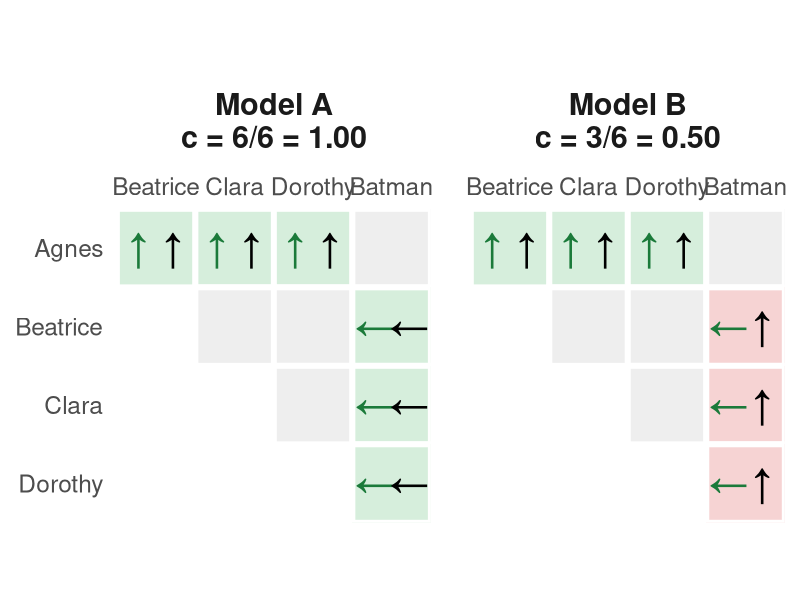
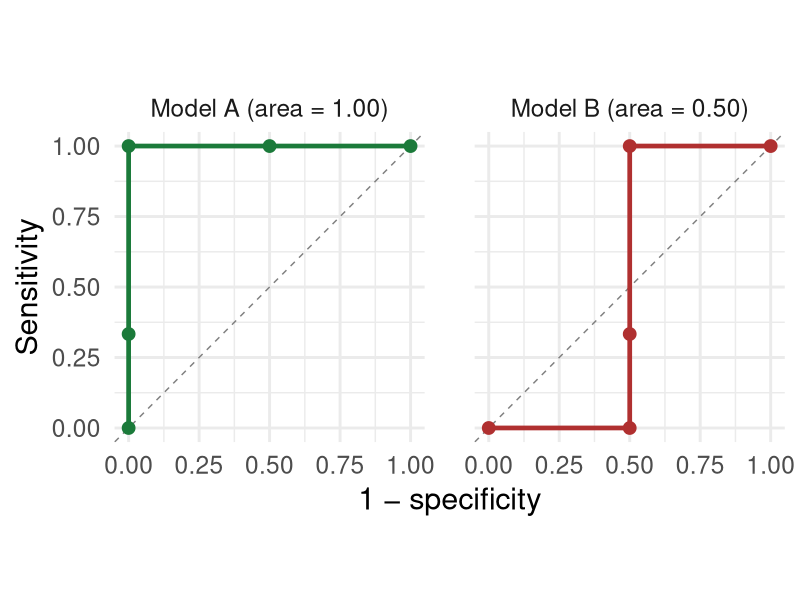
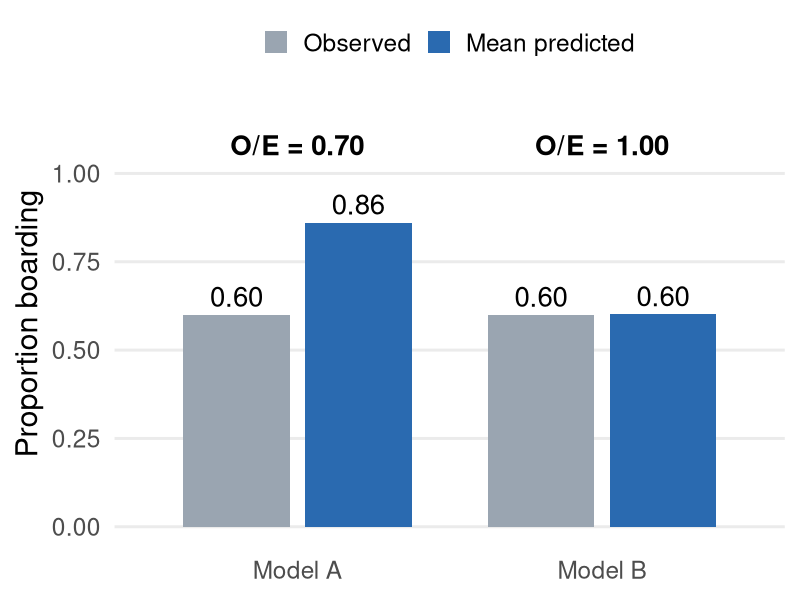
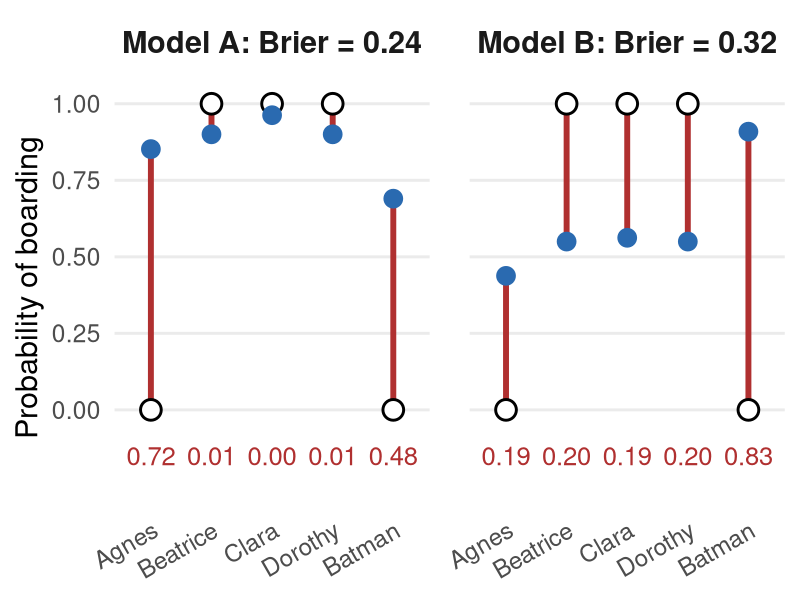
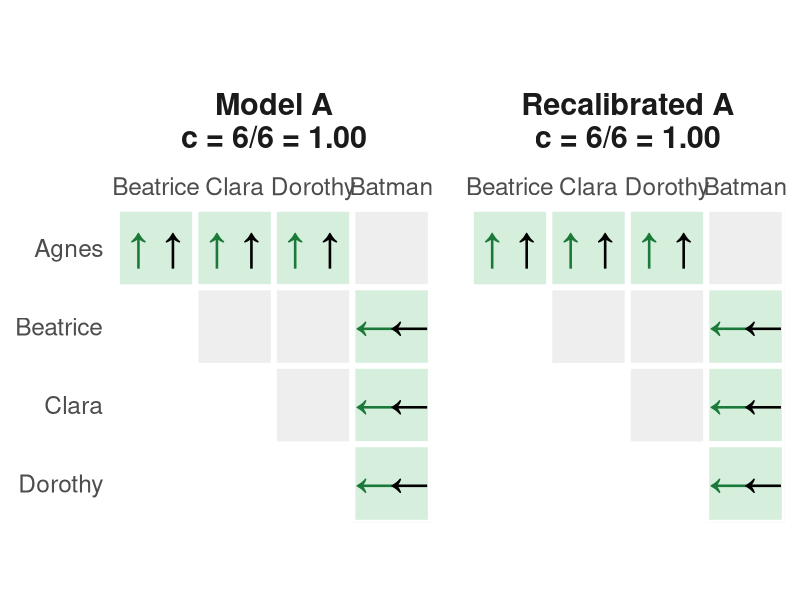
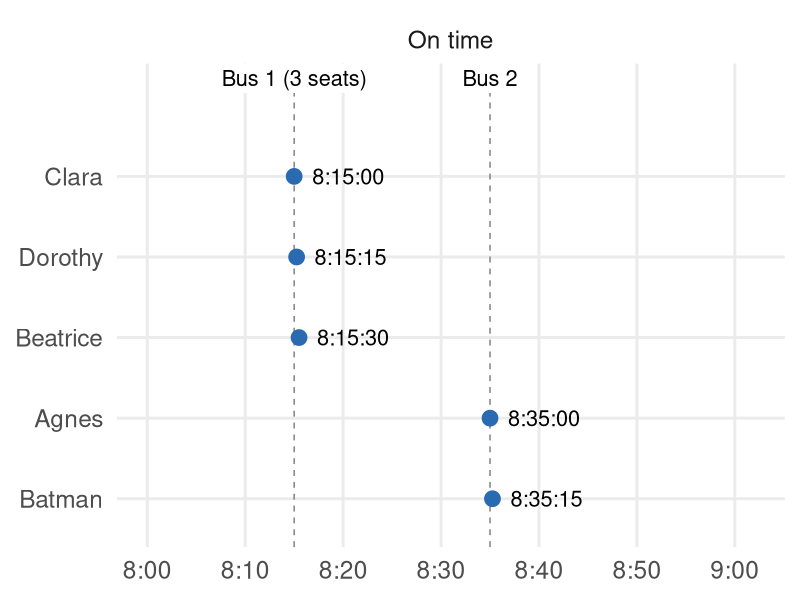
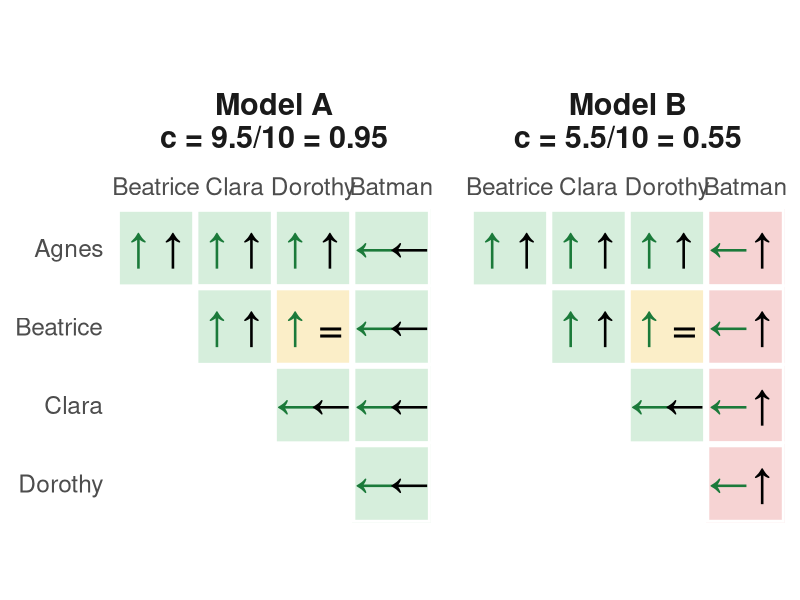
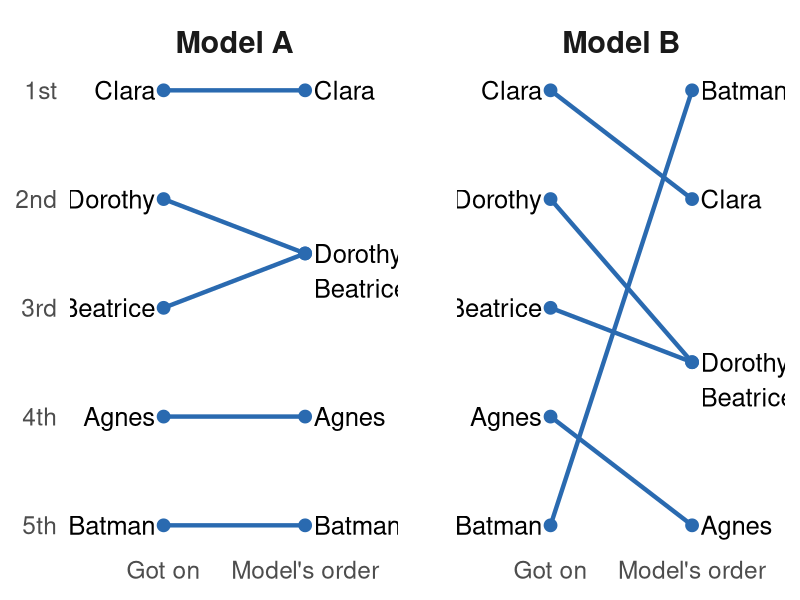

Here is the R script that generated these plots, in order:
## ---- chunk 1
#| label: setup
library(knitr)
library(ggplot2)

# Every pairing of a rider who boarded with a rider who did not
c_pairs <- function(p, y) {
  pairs <- expand.grid(event = which(y == 1), non_event = which(y == 0))
  pairs$concordant <- ifelse(p[pairs$event] > p[pairs$non_event], 1,
    ifelse(p[pairs$event] == p[pairs$non_event], 0.5, 0)
  )
  pairs
}
c_stat <- function(p, y) mean(c_pairs(p, y)$concordant)
brier <- function(p, y) mean((p - y)^2)
f2 <- function(x) {
  x <- round(x, 2)
  x[x == 0] <- 0 # no "−0.00"
  sub("^-", "−", formatC(x, format = "f", digits = 2))
}

# ROC points: every threshold turns the model into a yes/no prediction
roc_points <- function(p, y) {
  th <- sort(unique(p), decreasing = TRUE)
  r <- data.frame(
    threshold = c(Inf, th),
    tp = c(0, sapply(th, function(t) sum(p >= t & y == 1))),
    fp = c(0, sapply(th, function(t) sum(p >= t & y == 0)))
  )
  r$tpr <- r$tp / sum(y == 1)
  r$fpr <- r$fp / sum(y == 0)
  r
}

# Time to boarding: riders reach the stop at 8:00 (minutes are in the riders table).
# Bus 1 comes at 8:15 with room for three; bus 2 at 8:35. On a late day both are 15 minutes late.
bus_times <- c(15, 35)
delay <- 15
horizon <- 20
clock <- function(m) sprintf("8:%02d:%02d", floor(m), round((m %% 1) * 60))

# Time version of the c statistic (Harrell's c): every pair of riders who boarded at
# different times; concordant when the rider who boarded first had the higher prediction
time_pairs <- function(p, time) {
  ij <- t(combn(length(time), 2))
  first <- ifelse(time[ij[, 1]] < time[ij[, 2]], ij[, 1], ij[, 2])
  later <- ifelse(first == ij[, 1], ij[, 2], ij[, 1])
  data.frame(first, later, concordant = (p[first] > p[later]) + 0.5 * (p[first] == p[later]))
}

# Pair grid: one cell per pair of riders (upper triangle, picture order).
# The arrow points at the rider who got on (first): up = column rider, left = row rider.
# Green arrow = what happened; black arrow = the model's pick.
pair_grid <- function(models, outcome = c("binary", "time")) {
  outcome <- match.arg(outcome)
  n <- nrow(riders)
  ij <- t(combn(n, 2))
  i <- ij[, 1]
  j <- ij[, 2]
  if (outcome == "binary") {
    compared <- riders$boarded[i] != riders$boarded[j]
    truth <- ifelse(riders$boarded[i] == 1, i, j)
  } else {
    compared <- riders$minutes[i] != riders$minutes[j]
    truth <- ifelse(riders$minutes[i] < riders$minutes[j], i, j)
  }
  cells <- do.call(rbind, lapply(names(models), function(m) {
    p <- models[[m]]
    pick <- ifelse(p[i] > p[j], i, ifelse(p[i] < p[j], j, NA))
    score <- ifelse(is.na(pick), 0.5, as.numeric(pick == truth))
    status <- ifelse(!compared, "not compared",
      ifelse(is.na(pick), "tie", ifelse(pick == truth, "agree", "disagree")))
    used <- score[compared]
    data.frame(
      model = paste0(m, "\nc = ", sum(used), "/", length(used), " = ", f2(mean(used))),
      x = j - 1, y = n - i, status,
      truth_arrow = ifelse(compared, ifelse(truth == i, "\u2190", "\u2191"), ""),
      pick_arrow = ifelse(compared, ifelse(is.na(pick), "=", ifelse(pick == i, "\u2190", "\u2191")), "")
    )
  }))
  cells$model <- factor(cells$model, levels = unique(cells$model))
  ggplot(cells, aes(x, y)) +
    geom_tile(aes(fill = status), colour = "white", linewidth = 2) +
    geom_text(aes(x = x - 0.22, label = truth_arrow), colour = "#1b7a3a", size = 11, fontface = "bold") +
    geom_text(aes(x = x + 0.22, label = pick_arrow), colour = "black", size = 11) +
    facet_wrap(~model) +
    scale_fill_manual(
      values = c(agree = "#d6eedc", disagree = "#f6d3d3", tie = "#fbeec8", "not compared" = "#eeeeee"),
      guide = "none"
    ) +
    scale_x_continuous(breaks = 1:(n - 1), labels = riders$rider[-1], position = "top", expand = c(0, 0)) +
    scale_y_continuous(breaks = (n - 1):1, labels = riders$rider[-n], expand = c(0, 0)) +
    coord_fixed() +
    labs(x = NULL, y = NULL) +
    theme_minimal(base_size = 22) +
    theme(panel.grid = element_blank(), strip.text = element_text(size = 22, face = "bold"),
      panel.spacing.x = unit(2, "lines"), strip.placement = "outside")
}

## ---- chunk 2
#| output: asis
# Picture: Agnes, Beatrice, Clara, Dorothy and Batman waiting for the bus.
# Drop the finished file at calibration/images/bus-stop.png (or .jpg) to show it.
img <- Sys.glob(c("images/bus-stop.png", "images/bus-stop.jpg"))
if (length(img) > 0) {
  cat("![Agnes, Beatrice, Clara, Dorothy and Batman waiting at a bus stop](", img[1], "){fig-alt=\"Four women and Batman on a bench in a bus shelter\" width=\"85%\"}\n", sep = "")
  cat("\n[Illustration generated with Gemini, prompted by Doug Manuel. Batman is the property of DC Comics.]{.credit}\n")
} else {
  cat(
    '::: {.image-placeholder}\n',
    '**Image placeholder**\n\n',
    'Four older women and Batman on a bench at a bus stop.\n\n',
    'Left to right: Agnes, Beatrice, Clara, Dorothy, Batman\n',
    ':::\n', sep = ""
  )
}
## ---- chunk 3
#| echo: true
riders <- data.frame(
  rider     = c("Agnes", "Beatrice", "Clara", "Dorothy", "Batman"),
  age       = c(35, 80, 85, 80, 40),
  cane      = c(0, 0, 1, 0, 0),
  superhero = c(0, 0, 0, 0, 1),
  boarded   = c(0, 1, 1, 1, 0), # got on the first bus
  minutes   = c(35, 15.5, 15, 15.25, 35.25) # after 8:00
)
## ---- chunk 4
coef_a <- c(2.0, 0.1, 1.0, -1.0)
coef_b <- c(0.0, 0.1, 0.0, 2.5)
lp <- function(b) b[1] + b[2] * (riders$age - 60) / 10 + b[3] * riders$cane + b[4] * riders$superhero
riders$model_a <- plogis(lp(coef_a))
riders$model_b <- plogis(lp(coef_b))
fmt_coef <- function(b) sub("^-", "−", formatC(b, format = "f", digits = 1))
## ---- chunk 5
kable(
  data.frame(
    c("$\\beta_0$ intercept", "$\\beta_1$ age", "$\\beta_2$ cane", "$\\beta_3$ superhero"),
    fmt_coef(coef_a), fmt_coef(coef_b)
  ),
  col.names = c("", "Model A", "Model B"), align = "lcc", escape = FALSE
)
## ---- chunk 6
kable(
  data.frame(riders$rider, riders$boarded, f2(riders$model_a), f2(riders$model_b)),
  col.names = c("`rider`", "`boarded`", "`model_a`", "`model_b`"), align = "lccc"
)
## ---- chunk 7
#| label: derived
y <- riders$boarded
obs <- mean(y)
pa <- c_pairs(riders$model_a, y)
pb <- c_pairs(riders$model_b, y)

# Calibration-in-the-large: logistic regression with the model's log-odds as an offset
fit_a <- glm(boarded ~ 1, offset = qlogis(model_a), family = binomial, data = riders)
shift_a <- coef(fit_a)[[1]]
riders$model_a_recal <- plogis(qlogis(riders$model_a) + shift_a)
## ---- chunk 8
#| fig-width: 13
#| fig-height: 6
#| out-width: "100%"
pair_grid(list("Model A" = riders$model_a, "Model B" = riders$model_b), "binary")
## ---- chunk 9
#| echo: true
#| code-line-numbers: "1|2-5|6-7|8"
p <- riders$model_b # try model_a too
pairs <- expand.grid(
  boarded = which(riders$boarded == 1),
  waited = which(riders$boarded == 0)
)
better <- p[pairs$boarded] > p[pairs$waited]
tied <- p[pairs$boarded] == p[pairs$waited]
mean(better + 0.5 * tied)
## ---- chunk 10
rb <- roc_points(riders$model_b, y)
kable(
  data.frame(
    c("none", paste("≥", f2(rb$threshold[-1]))),
    rb$tp, rb$fp, f2(rb$tpr), f2(rb$fpr)
  ),
  col.names = c("Predict boards if p", "TP", "FP", "Sensitivity", "1 − specificity"),
  align = "lcccc"
)
## ---- chunk 11
#| fig-width: 11
#| fig-height: 5.5
#| out-width: "100%"
ra <- roc_points(riders$model_a, y)
auc <- function(r) sum(diff(r$fpr) * (head(r$tpr, -1) + tail(r$tpr, -1)) / 2)
roc_dat <- rbind(
  transform(ra, model = "Model A", panel = paste0("Model A (area = ", f2(auc(ra)), ")")),
  transform(rb, model = "Model B", panel = paste0("Model B (area = ", f2(auc(rb)), ")"))
)
ggplot(roc_dat, aes(fpr, tpr, colour = model)) +
  geom_abline(linetype = "dashed", colour = "grey50") +
  geom_path(linewidth = 1.6) +
  geom_point(size = 4) +
  facet_wrap(~panel) +
  scale_colour_manual(values = c("Model A" = "#1b7a3a", "Model B" = "#b03030"), guide = "none") +
  coord_equal(xlim = c(0, 1), ylim = c(0, 1)) +
  labs(x = "1 − specificity", y = "Sensitivity") +
  theme_minimal(base_size = 22) +
  theme(panel.spacing.x = unit(2.5, "lines"))
## ---- chunk 12
terms_b <- diff(rb$fpr) * (head(rb$tpr, -1) + tail(rb$tpr, -1)) / 2
## ---- chunk 13
#| echo: true
# rb: the ROC table from two slides back
rb <- roc_points(riders$model_b, riders$boarded)
dx <- diff(rb$fpr)
height <- (head(rb$tpr, -1) + tail(rb$tpr, -1)) / 2
sum(dx * height)
## ---- chunk 14
# Hand calculations use the two-decimal values shown on the slides
r2 <- function(x) round(x, 2)
e_a <- r2(sum(r2(riders$model_a))) / nrow(riders)
e_b <- r2(sum(r2(riders$model_b))) / nrow(riders)
## ---- chunk 15
#| fig-width: 11
#| fig-height: 4.2
#| out-width: "80%"
oe_dat <- data.frame(
  model = rep(c("Model A", "Model B"), each = 2),
  what = factor(rep(c("Observed", "Mean predicted"), 2), levels = c("Observed", "Mean predicted")),
  value = c(obs, mean(riders$model_a), obs, mean(riders$model_b))
)
oe_lab <- data.frame(
  model = c("Model A", "Model B"),
  label = paste0("O/E = ", f2(obs / c(mean(riders$model_a), mean(riders$model_b))))
)
ggplot(oe_dat, aes(model, value, fill = what)) +
  geom_col(position = position_dodge(width = 0.8), width = 0.7) +
  geom_text(aes(label = f2(value)), position = position_dodge(width = 0.8), vjust = -0.4, size = 7) +
  geom_text(data = oe_lab, aes(model, 1.08, label = label), inherit.aes = FALSE, size = 7, fontface = "bold") +
  scale_fill_manual(values = c("Observed" = "#9aa5b1", "Mean predicted" = "#2a6ab0"), name = NULL) +
  scale_y_continuous(limits = c(0, 1.15), breaks = seq(0, 1, 0.25)) +
  labs(x = NULL, y = "Proportion boarding") +
  theme_minimal(base_size = 22) +
  theme(legend.position = "top", panel.grid.major.x = element_blank(), panel.grid.minor = element_blank())
## ---- chunk 16
# Hand calculation with the two-decimal predictions shown on the slides
sq2 <- function(p) round((round(p, 2) - y)^2, 2)
sq_a <- sq2(riders$model_a)
sq_b <- sq2(riders$model_b)
cell <- function(p, sq) paste0("(", f2(round(p, 2)), " − ", y, ")² = ", f2(sq))
brier_row <- function(sq) paste0("**Brier = ", f2(sum(sq)), " / ", nrow(riders), " = ", f2(sum(sq) / nrow(riders)), "**")
kable(
  data.frame(
    c(riders$rider, ""), c(y, ""),
    c(cell(riders$model_a, sq_a), brier_row(sq_a)),
    c(cell(riders$model_b, sq_b), brier_row(sq_b))
  ),
  col.names = c("`rider`", "`boarded`", "Model A", "Model B"),
  align = "lccc"
)
## ---- chunk 17
#| fig-width: 13
#| fig-height: 6
#| out-width: "100%"
brier_dat <- do.call(rbind, lapply(c("Model A", "Model B"), function(m) {
  p <- if (m == "Model A") riders$model_a else riders$model_b
  data.frame(
    model = paste0(m, ": Brier = ", f2(mean((p - y)^2))),
    rider = factor(riders$rider, levels = riders$rider), p, y,
    label = f2(round((round(p, 2) - y)^2, 2))
  )
}))
ggplot(brier_dat, aes(rider)) +
  geom_segment(aes(xend = rider, y = p, yend = y), colour = "#b03030", linewidth = 2) +
  geom_point(aes(y = y), shape = 21, size = 6, stroke = 1.5, fill = "white") +
  geom_point(aes(y = p), size = 6, colour = "#2a6ab0") +
  geom_text(aes(y = -0.15, label = label), size = 6.5, colour = "#b03030") +
  facet_wrap(~model) +
  scale_y_continuous(limits = c(-0.25, 1.05), breaks = seq(0, 1, 0.25)) +
  labs(x = NULL, y = "Probability of boarding") +
  theme_minimal(base_size = 22) +
  theme(panel.grid.minor = element_blank(), panel.grid.major.x = element_blank(),
    axis.text.x = element_text(angle = 30, hjust = 1),
    strip.text = element_text(size = 22, face = "bold"), panel.spacing.x = unit(2, "lines"))
## ---- chunk 18
thr <- 0.5
cls <- function(p) {
  pred <- round(p, 2) >= thr
  tp <- sum(pred & y == 1); fp <- sum(pred & y == 0)
  fn <- sum(!pred & y == 1); tn <- sum(!pred & y == 0)
  prec <- tp / (tp + fp); rec <- tp / (tp + fn)
  c(tp = tp, fp = fp, fn = fn, tn = tn, precision = prec, recall = rec,
    f1 = 2 * prec * rec / (prec + rec), accuracy = (tp + tn) / length(y))
}
ca <- cls(riders$model_a)
cb <- cls(riders$model_b)
kable(
  data.frame(
    c("Precision (PPV) = TP / (TP + FP)", "Recall (sensitivity) = TP / (TP + FN)", "**F1**", "Accuracy = (TP + TN) / N", "c statistic", "O/E"),
    c(paste0(ca[["tp"]], " / ", ca[["tp"]] + ca[["fp"]], " = ", f2(ca[["precision"]])),
      paste0(ca[["tp"]], " / ", ca[["tp"]] + ca[["fn"]], " = ", f2(ca[["recall"]])),
      paste0("**", f2(ca[["f1"]]), "**"), f2(ca[["accuracy"]]),
      f2(c_stat(riders$model_a, y)), f2(obs / mean(riders$model_a))),
    c(paste0(cb[["tp"]], " / ", cb[["tp"]] + cb[["fp"]], " = ", f2(cb[["precision"]])),
      paste0(cb[["tp"]], " / ", cb[["tp"]] + cb[["fn"]], " = ", f2(cb[["recall"]])),
      paste0("**", f2(cb[["f1"]]), "**"), f2(cb[["accuracy"]]),
      f2(c_stat(riders$model_b, y)), f2(obs / mean(riders$model_b)))
  ),
  col.names = c("", "Model A", "Model B"), align = "lcc"
)
## ---- chunk 19
kable(
  data.frame(
    c("Mean predicted", "c statistic", "Brier score"),
    c(f2(mean(riders$model_a)), f2(c_stat(riders$model_a, y)), f2(brier(riders$model_a, y))),
    c(
      f2(mean(riders$model_a_recal)), f2(c_stat(riders$model_a_recal, y)),
      f2(brier(riders$model_a_recal, y))
    )
  ),
  col.names = c("", "Model A", "Model A recalibrated"), align = "lcc"
)
## ---- chunk 20
#| fig-width: 13
#| fig-height: 6
#| out-width: "100%"
pair_grid(list("Model A" = riders$model_a, "Recalibrated A" = riders$model_a_recal), "binary")
## ---- chunk 21
#| label: time-setup
boarding_order <- riders$rider[order(riders$minutes)]
days <- rbind(
  data.frame(day = "On time", rider = riders$rider, minutes = riders$minutes),
  data.frame(day = "15 minutes late", rider = riders$rider, minutes = riders$minutes + delay)
)
days$day <- factor(days$day, levels = c("On time", "15 minutes late"))
days$rider <- factor(days$rider, levels = rev(boarding_order))
buses <- data.frame(
  day = factor(rep(levels(days$day), each = 2), levels = levels(days$day)),
  minutes = c(bus_times, bus_times + delay),
  label = rep(c("Bus 1 (3 seats)", "Bus 2"), 2)
)
timeline <- function(which_days) {
  d <- days[days$day %in% which_days, ]
  b <- buses[buses$day %in% which_days, ]
  ggplot(d, aes(minutes, rider)) +
    geom_vline(data = b, aes(xintercept = minutes), linetype = "dashed", colour = "grey50") +
    geom_label(data = b, aes(x = minutes, y = Inf, label = label),
      vjust = 1, size = 5.5, label.size = 0, fill = "white", inherit.aes = FALSE) +
    geom_point(size = 5, colour = "#2a6ab0") +
    geom_text(aes(label = clock(minutes)), hjust = -0.25, size = 5.5) +
    facet_wrap(~day, ncol = 1) +
    scale_x_continuous(limits = c(0, 62), breaks = seq(0, 60, 10),
      labels = function(m) sprintf("%d:%02d", 8 + m %/% 60, m %% 60)) +
    scale_y_discrete(expand = expansion(add = c(0.6, 1.4))) +
    labs(x = NULL, y = NULL) +
    theme_minimal(base_size = 22) +
    theme(panel.grid.minor = element_blank())
}
ta <- time_pairs(riders$model_a, riders$minutes)

# Cox version of Model A: same slopes, no intercept; the baseline S0(t) takes its place.
# S0(8:20) is set so the average prediction matches the on-time day (shown to two decimals,
# and the two-decimal value is used so the hand calculation matches).
riders$lp_time <- coef_a[2] * (riders$age - 60) / 10 + coef_a[3] * riders$cane + coef_a[4] * riders$superhero
on_board_obs <- mean(riders$minutes <= horizon)
s0 <- round(uniroot(function(s) mean(1 - s^exp(riders$lp_time)) - on_board_obs, c(0.01, 0.99))$root, 2)
riders$cox_a <- 1 - s0^exp(riders$lp_time)
tb <- time_pairs(riders$model_b, riders$minutes)
c_time <- function(tp) mean(tp$concordant)
## ---- chunk 22
#| fig-width: 11
#| fig-height: 5
#| out-width: "100%"
timeline("On time")
## ---- chunk 23
kable(
  data.frame(
    riders$rider,
    sub("^-", "−", formatC(riders$lp_time, format = "f", digits = 2)),
    f2(exp(riders$lp_time)),
    f2(riders$cox_a)
  ),
  col.names = c("`rider`", "lp", "exp(lp)", "On a bus by 8:20"), align = "lccc"
)
## ---- chunk 24
#| fig-width: 13
#| fig-height: 6
#| out-width: "100%"
pair_grid(list("Model A" = riders$model_a, "Model B" = riders$model_b), "time")
## ---- chunk 25
#| echo: true
#| code-line-numbers: "1|2-3|4-7|8"
library(survival)
riders$event <- 1 # everyone boards eventually
fit <- concordance(
  Surv(minutes, event) ~ model_b,
  data = riders,
  reverse = TRUE # higher p = earlier boarding
)
fit$concordance
## ---- chunk 26
#| fig-width: 13
#| fig-height: 5.6
#| out-width: "100%"
rank_dat <- do.call(rbind, lapply(c("Model A", "Model B"), function(m) {
  p <- if (m == "Model A") riders$model_a else riders$model_b
  data.frame(
    model = m, rider = riders$rider,
    observed = rank(riders$minutes),
    predicted = rank(-round(p, 2), ties.method = "average")
  )
}))
ord <- c("1st", "2nd", "3rd", "4th", "5th")
ggplot(rank_dat) +
  geom_segment(aes(x = 0, xend = 1, y = observed, yend = predicted), colour = "#2a6ab0", linewidth = 1.5) +
  geom_point(aes(x = 0, y = observed), size = 4, colour = "#2a6ab0") +
  geom_point(aes(x = 1, y = predicted), size = 4, colour = "#2a6ab0") +
  geom_text(aes(x = -0.06, y = observed, label = rider), hjust = 1, size = 6.5) +
  geom_text(aes(x = 1.06, y = predicted, label = rider), hjust = 0, size = 6.5,
    data = function(d) d[!(d$rider == "Beatrice" & d$predicted %% 1 != 0), ]) +
  geom_text(aes(x = 1.06, y = predicted + 0.32, label = rider), hjust = 0, size = 6.5,
    data = function(d) d[d$rider == "Beatrice" & d$predicted %% 1 != 0, ]) +
  facet_wrap(~model) +
  scale_y_reverse(breaks = 1:5, labels = ord) +
  scale_x_continuous(breaks = c(0, 1), labels = c("Got on", "Model's order"), limits = c(-0.55, 1.55)) +
  labs(x = NULL, y = NULL) +
  theme_minimal(base_size = 22) +
  theme(panel.grid = element_blank(), strip.text = element_text(size = 22, face = "bold"),
    panel.spacing.x = unit(3, "lines"))
## ---- chunk 27
pair_counts <- function(tp) c(con = sum(tp$concordant == 1), dis = sum(tp$concordant == 0), tie = sum(tp$concordant == 0.5))
ka <- pair_counts(ta)
kb <- pair_counts(tb)
## ---- chunk 28
kable(
  data.frame(
    c("c statistic (AUC)", "Somers' D = 2c − 1"),
    c("0.50", "0.00"), c("1.00", "1.00"),
    c(f2(c_time(ta)), f2(2 * c_time(ta) - 1)),
    c(f2(c_time(tb)), f2(2 * c_time(tb) - 1))
  ),
  col.names = c("", "Coin toss", "Perfect", "Model A", "Model B"), align = "lcccc"
)
## ---- chunk 29
#| fig-width: 13
#| fig-height: 6.5
#| out-width: "100%"
timeline(c("On time", "15 minutes late"))
## ---- chunk 30
#| fig-width: 11
#| fig-height: 5
#| out-width: "85%"
on_board <- function(m) mean(m <= horizon)
p_cox <- riders$cox_a
late_min <- riders$minutes + delay
days_lab <- c("On time", "15 minutes late")
obs_day <- c(on_board(riders$minutes), on_board(late_min))
late_dat <- data.frame(
  day = factor(rep(days_lab, each = 2), levels = days_lab),
  what = factor(rep(c("Observed", "Mean predicted"), 2), levels = c("Observed", "Mean predicted")),
  value = c(obs_day[1], mean(p_cox), obs_day[2], mean(p_cox))
)
late_lab <- data.frame(
  day = factor(days_lab, levels = days_lab),
  label = paste0(
    "O/E = ", f2(round(obs_day, 2) / round(mean(p_cox), 2)),
    "\nc = ", f2(c(c_time(time_pairs(p_cox, riders$minutes)), c_time(time_pairs(p_cox, late_min))))
  )
)
ggplot(late_dat, aes(day, value, fill = what)) +
  geom_col(position = position_dodge(width = 0.8), width = 0.7) +
  geom_text(aes(label = f2(value)), position = position_dodge(width = 0.8), vjust = -0.4, size = 7) +
  geom_text(data = late_lab, aes(day, 1.15, label = label), inherit.aes = FALSE, size = 7, fontface = "bold", lineheight = 0.9) +
  scale_fill_manual(values = c("Observed" = "#9aa5b1", "Mean predicted" = "#2a6ab0"), name = NULL) +
  scale_y_continuous(limits = c(0, 1.3), breaks = seq(0, 1, 0.25)) +
  labs(x = NULL, y = "On a bus by 8:20") +
  theme_minimal(base_size = 22) +
  theme(legend.position = "top", panel.grid.major.x = element_blank(), panel.grid.minor = element_blank())
## ---- chunk 31
#| fig-width: 12
#| fig-height: 5
#| out-width: "100%"
# Illustrative baseline: nobody boards before a bus comes (S0 = 1); each bus is a step down.
# Anchored at S0(8:20) = s0 on an on-time day; a rider with lp = 0 is on the second bus.
staircase <- function(day, shift) {
  data.frame(day = day, minutes = c(0, bus_times + shift, 60), s = c(1, s0, 0, 0))
}
base_dat <- rbind(staircase("On time", 0), staircase("15 minutes late", delay))
base_dat$day <- factor(base_dat$day, levels = c("On time", "15 minutes late"))
at_horizon <- data.frame(
  day = factor(c("On time", "15 minutes late"), levels = levels(base_dat$day)),
  minutes = horizon, s = c(s0, 1)
)
ggplot(base_dat, aes(minutes, s, colour = day)) +
  geom_vline(xintercept = horizon, linetype = "dotted", colour = "grey40") +
  geom_step(linewidth = 1.6, direction = "hv") +
  geom_point(data = at_horizon, size = 5) +
  geom_label(data = at_horizon, aes(label = f2(s)), nudge_x = 2.5, size = 6, show.legend = FALSE) +
  scale_colour_manual(values = c("On time" = "#2a6ab0", "15 minutes late" = "#b03030"), name = NULL) +
  scale_x_continuous(limits = c(0, 60), breaks = seq(0, 60, 10),
    labels = function(m) sprintf("%d:%02d", 8 + m %/% 60, m %% 60)) +
  scale_y_continuous(limits = c(0, 1.05), breaks = seq(0, 1, 0.25)) +
  labs(x = NULL, y = expression(S[0](t))) +
  theme_minimal(base_size = 22) +
  theme(legend.position = "top", panel.grid.minor = element_blank())
## ---- chunk 32
horizons <- c(horizon, horizon + 20)
kable(
  data.frame(
    paste0("On board by 8:", horizons),
    f2(sapply(horizons, function(h) mean(riders$minutes <= h))),
    f2(sapply(horizons, function(h) mean(riders$minutes + delay <= h)))
  ),
  col.names = c("Observed", "On time", "15 minutes late"), align = "lcc"
)
## ---- chunk 33
#| label: simulate
set.seed(6101)
n <- 5000
sim <- data.frame(
  age = round(runif(n, 30, 90)),
  cane = rbinom(n, 1, 0.15),
  superhero = rbinom(n, 1, 0.02)
)
sim_lp <- function(b, d) b[1] + b[2] * (d$age - 60) / 10 + b[3] * d$cane + b[4] * d$superhero
true_coef <- c(0.5, coef_a[-1]) # same slopes as Model A, lower intercept
sim$boarded <- rbinom(n, 1, plogis(sim_lp(true_coef, sim)))
sim$model_a <- plogis(sim_lp(coef_a, sim)) # Model A's own formula
sim_fit <- glm(boarded ~ 1, offset = qlogis(model_a), family = binomial, data = sim)
sim$model_a_recal <- plogis(qlogis(sim$model_a) + coef(sim_fit)[[1]])

# Calibration summaries (TRIPOD+AI): intercept, slope, and LOESS-based ICI, E50, E90
cal_summary <- function(p, y) {
  y_hat <- predict(loess(y ~ p, span = 0.75, degree = 2))
  d <- abs(p - y_hat)
  c(
    intercept = coef(glm(y ~ 1, offset = qlogis(p), family = binomial))[[1]],
    slope = coef(glm(y ~ qlogis(p), family = binomial))[[2]],
    ici = mean(d), e50 = median(d), e90 = unname(quantile(d, 0.9))
  )
}
versions <- list("Model A" = sim$model_a, "Recalibrated A" = sim$model_a_recal)
cal_stats <- lapply(versions, cal_summary, y = sim$boarded)
ici_a <- cal_stats[["Model A"]][["ici"]]
ici_recal <- cal_stats[["Recalibrated A"]][["ici"]]

# Curve with 95% band on a grid, decile points, and a rug of predictions
curve_dat <- do.call(rbind, lapply(names(versions), function(v) {
  p <- versions[[v]]
  fit <- loess(sim$boarded ~ p, span = 0.75, degree = 2)
  grid <- seq(quantile(p, 0.01), quantile(p, 0.99), length.out = 100)
  pr <- predict(fit, newdata = data.frame(p = grid), se = TRUE)
  data.frame(version = v, p = grid, fit = pr$fit, lo = pr$fit - 1.96 * pr$se.fit, hi = pr$fit + 1.96 * pr$se.fit)
}))
decile_dat <- do.call(rbind, lapply(names(versions), function(v) {
  p <- versions[[v]]
  g <- ceiling(rank(p, ties.method = "first") / length(p) * 10)
  data.frame(version = v, p = tapply(p, g, mean), obs = tapply(sim$boarded, g, mean))
}))
rug_dat <- do.call(rbind, lapply(names(versions), function(v) data.frame(version = v, p = versions[[v]])))
stat_lab <- data.frame(
  version = names(versions),
  label = sapply(cal_stats, function(s) paste0(
    "Intercept ", f2(s[["intercept"]]), "   Slope ", f2(s[["slope"]]),
    "\nICI ", f2(s[["ici"]]), "   E90 ", f2(s[["e90"]])
  ))
)
## ---- chunk 34
#| fig-width: 12
#| fig-height: 6
#| out-width: "100%"
ggplot(curve_dat, aes(p)) +
  geom_abline(linetype = "dashed", colour = "grey50") +
  geom_ribbon(aes(ymin = lo, ymax = hi), fill = "#2a6ab0", alpha = 0.2) +
  geom_line(aes(y = fit), colour = "#2a6ab0", linewidth = 1.3) +
  geom_point(data = decile_dat, aes(p, obs), shape = 21, size = 3.5, stroke = 1.2, fill = "white") +
  geom_rug(data = rug_dat, aes(x = p), sides = "b", alpha = 0.03, inherit.aes = FALSE) +
  geom_text(data = stat_lab, aes(x = 0.02, y = 0.97, label = label), hjust = 0, vjust = 1, size = 5.5, lineheight = 0.95, inherit.aes = FALSE) +
  facet_wrap(~version) +
  coord_equal(xlim = c(0, 1), ylim = c(0, 1)) +
  labs(x = "Predicted probability", y = "Observed proportion") +
  theme_minimal(base_size = 22) +
  theme(strip.text = element_text(size = 22, face = "bold"), panel.spacing.x = unit(2, "lines"))
## ---- chunk 35
#| echo: true
fit <- glm(boarded ~ 1, offset = qlogis(model_a),
  family = binomial, data = sim)
sim$model_a_recal <- plogis(qlogis(sim$model_a) + coef(fit))
## ---- chunk 36
kable(
  data.frame(
    c("Calibration intercept (ideal 0)", "Calibration slope (ideal 1)", "ICI", "E50", "E90"),
    sapply(c("intercept", "slope", "ici", "e50", "e90"), function(k) f2(cal_stats[["Model A"]][[k]])),
    sapply(c("intercept", "slope", "ici", "e50", "e90"), function(k) f2(cal_stats[["Recalibrated A"]][[k]]))
  ),
  col.names = c("", "Model A", "Recalibrated A"), align = "lcc", row.names = FALSE
)
## ---- chunk 37
kable(
  data.frame(
    c("1", "1", "2", "3", "4", "5"),
    c("Intercept (in the large)", "Baseline (survival)", "Intercept and slope (*Platt*)",
      "Isotonic regression", "Revision", "Refit"),
    c("One shift", "$S_0(t)$", "Shift and stretch", "Any increasing curve",
      "Some coefficients", "Everything"),
    c("Model A over-predicts", "The bus is late", "Model C is overconfident",
      "An irregular curve", "Model B's superhero sign", "Nothing else works")
  ),
  col.names = c("Step", "Method", "What changes", "Bus-stop problem"), align = "clll", escape = FALSE
)
## ---- chunk 38
#| label: model-c
# Model C: developed at a small, unusual bus stop and overfitted.
# Same predictors, coefficients about 2.5 times too large, intercept too high.
coef_c <- c(1.5, 0.25, 2.5, -2.5)
sim$model_c <- plogis(sim_lp(coef_c, sim))
fit_c1 <- glm(boarded ~ 1, offset = qlogis(model_c), family = binomial, data = sim)
fit_c2 <- glm(boarded ~ qlogis(model_c), family = binomial, data = sim)
ab <- round(coef(fit_c2), 2) # a and b, two decimals for the hand calculation
iso <- as.stepfun(isoreg(sim$model_c, sim$boarded))
c_versions <- list(
  "Model C" = sim$model_c,
  "Intercept only" = plogis(qlogis(sim$model_c) + coef(fit_c1)[[1]]),
  "Intercept and slope" = plogis(ab[1] + ab[2] * qlogis(sim$model_c)),
  "Isotonic" = iso(sim$model_c)
)
safe <- function(q) pmin(pmax(q, 1e-4), 1 - 1e-4)
c_stats <- lapply(c_versions, function(q) cal_summary(safe(q), sim$boarded))
riders$model_c <- plogis(sim_lp(coef_c, riders))
riders$model_c_recal <- plogis(ab[1] + ab[2] * qlogis(riders$model_c))
## ---- chunk 39
#| echo: true
fit <- glm(boarded ~ qlogis(model_c), family = binomial, data = sim)
sim$model_c_recal <- predict(fit, type = "response")
## ---- chunk 40
kable(
  data.frame(riders$rider, riders$boarded, f2(riders$model_c), f2(riders$model_c_recal)),
  col.names = c("`rider`", "`boarded`", "Model C", "Recalibrated C"), align = "lccc"
)
## ---- chunk 41
#| fig-width: 13
#| fig-height: 4
#| out-width: "100%"
c_curve <- do.call(rbind, lapply(names(c_versions), function(v) {
  q <- c_versions[[v]]
  fit <- loess(sim$boarded ~ q, span = 0.75, degree = 2)
  grid <- seq(quantile(q, 0.01), quantile(q, 0.99), length.out = 100)
  pr <- predict(fit, newdata = data.frame(q = grid), se = TRUE)
  data.frame(version = v, p = grid, fit = pr$fit, lo = pr$fit - 1.96 * pr$se.fit, hi = pr$fit + 1.96 * pr$se.fit)
}))
c_curve$version <- factor(c_curve$version, levels = names(c_versions))
c_lab <- data.frame(
  version = factor(names(c_versions), levels = names(c_versions)),
  label = sapply(c_stats, function(s) paste0("Slope ", f2(s[["slope"]]), "   ICI ", f2(s[["ici"]])))
)
ggplot(c_curve, aes(p)) +
  geom_abline(linetype = "dashed", colour = "grey50") +
  geom_ribbon(aes(ymin = pmax(lo, 0), ymax = pmin(hi, 1)), fill = "#2a6ab0", alpha = 0.2) +
  geom_line(aes(y = fit), colour = "#2a6ab0", linewidth = 1.3) +
  geom_text(data = c_lab, aes(x = 0.02, y = 0.97, label = label), hjust = 0, vjust = 1, size = 5, inherit.aes = FALSE) +
  facet_wrap(~version, nrow = 1) +
  coord_equal(xlim = c(0, 1), ylim = c(0, 1)) +
  scale_x_continuous(breaks = c(0, 0.5, 1)) +
  labs(x = "Predicted probability", y = "Observed proportion") +
  theme_minimal(base_size = 20) +
  theme(strip.text = element_text(size = 18, face = "bold"), panel.spacing.x = unit(1.2, "lines"))
## ---- chunk 42
kable(
  data.frame(
    c("Outcome", "Predictors", "Coefficient; intercept", "Logistic function (`plogis()`)",
      "c statistic, concordance", "Sensitivity", "1 − specificity", "Positive predictive value",
      "Somers' D", "Brier score", "Log-likelihood (negative)", "Logistic recalibration",
      "Development and validation data"),
    c("Label, target", "Features", "Weight; bias", "Sigmoid",
      "AUC, AUROC", "Recall, true positive rate", "False positive rate", "Precision",
      "Gini coefficient", "Mean squared error of probabilities", "Log loss, cross-entropy", "Platt scaling",
      "Training and test data")
  ),
  col.names = c("Biostatistics", "Machine learning"), align = "ll"
)
